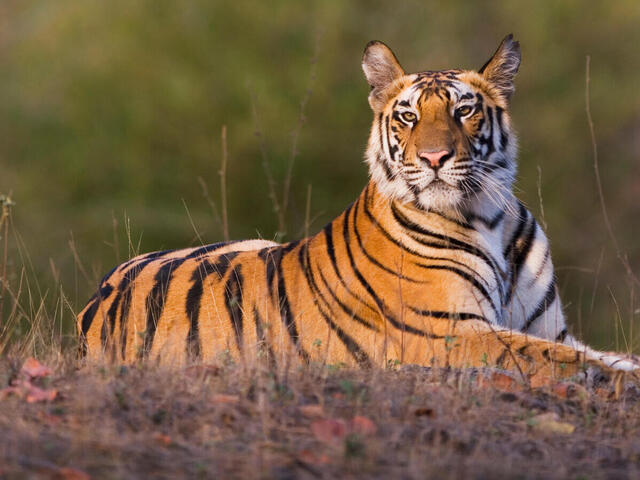
#> input picture Activity01/tiger.jpg, 640 x 480 px
$ jupyter execute Act01.ipynb   (shell and % lines are left out)
#> lines starting #> are read from the running program, lines starting #| are printed output that depends on the picture
[cell 1]
import cv2 as cv
import numpy as np
import pandas as pd
import math
import matplotlib.image as mpimg
from skimage import io
from google.colab.patches import cv2_imshow # for image display

from matplotlib import pyplot as plt
from mpl_toolkits.mplot3d import Axes3D

[cell 2]
# Activity 1.1
from matplotlib import pyplot as plt

# photo_url = "https://files.worldwildlife.org/wwfcmsprod/images/Tiger_resting_Bandhavgarh_National_Park_India/hero_small/6aofsvaglm_Medium_WW226365.jpg"


bgr_img = cv.imread('tiger.jpg')
#> bgr_img is the input picture: shape (480, 640, 3); mean B, G, R 67.7, 94.4, 118.1

# cv2_imshow(bgr_img)

plt.figure(figsize=(12, 5))

# BGR
plt.subplot(2, 4, 1)
plt.imshow(bgr_img, cmap="gray")
plt.title('BGR')

plt.subplot(2, 4, 2)
plt.imshow(bgr_img[:, :, 0], cmap="gray")
plt.title('B')

plt.subplot(2, 4, 3)
plt.imshow(bgr_img[:, :, 1], cmap="gray")
plt.title('G')

plt.subplot(2, 4, 4)
plt.imshow(bgr_img[:, :, 2], cmap="gray")
plt.title('R')

# Convert BGR to RBG
rgb_img = bgr_img[:, :, ::-1]

plt.subplot(2, 4, 5)
plt.imshow(rgb_img, cmap="gray")
plt.title('RGB')

plt.subplot(2, 4, 6)
plt.imshow(rgb_img[:, :, 0], cmap="gray")
plt.title('R')

plt.subplot(2, 4, 7)
plt.imshow(rgb_img[:, :, 1], cmap="gray")
plt.title('G')

plt.subplot(2, 4, 8)
plt.imshow(rgb_img[:, :, 2], cmap="gray")
plt.title('B')
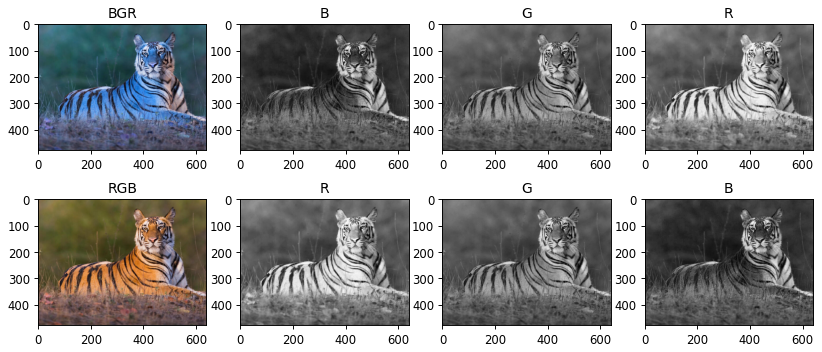
#> figure drawn by matplotlib, 8 panels; B, G, R data is drawn as R, G, B

[cell 3]
# Activity 1.2

pic_value = cv.imread('tiger.jpg')
print(pic_value.shape)
#| (480, 640, 3)

re_pic_value = np.moveaxis(pic_value,-1,0)
print(re_pic_value.shape)
#| (3, 480, 640)

[cell 4]
# Activity 1.3

img_gray_cv = cv.cvtColor(rgb_img, cv.COLOR_RGB2GRAY)
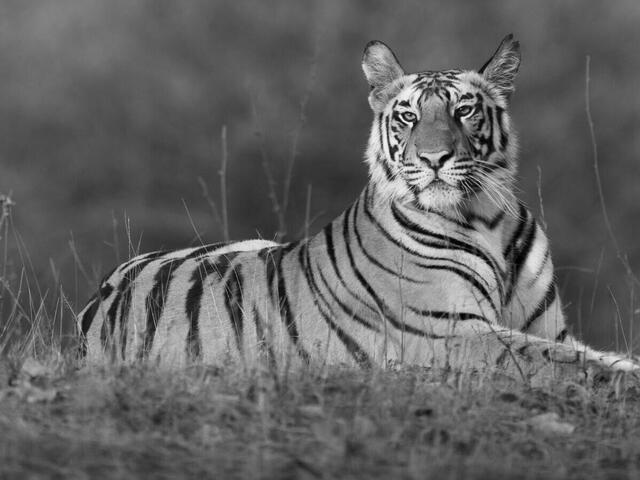
#> img_gray_cv: shape (480, 640); min 0, max 250, mean 98.5

img_quantized = img_gray_cv.copy()

# Setting
depth = 3
maxValue = 255
minValue = 0

qLevel = 2**depth
value = maxValue - minValue

# Quantization
y = 0
for row in img_quantized:
  x = 0
  for dot in row:
    img_quantized[y][x] = ((dot-minValue)/value)*qLevel
    x += 1
  y += 1
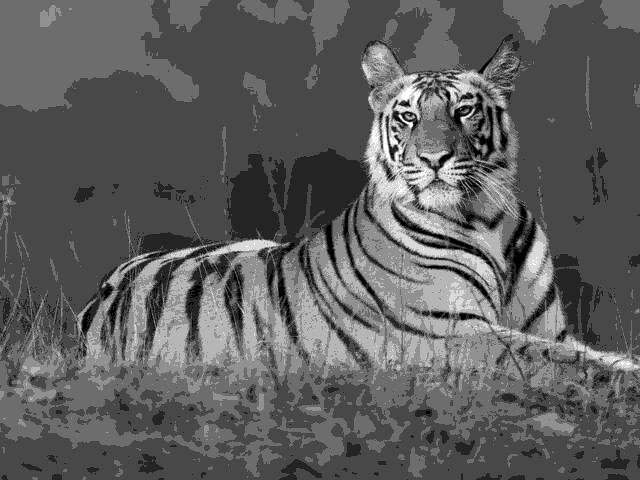
#> img_quantized: shape (480, 640); min 0, max 7, mean 2.59; drawn with min black and max white
#> after the loop, y = 480

print(img_gray_cv)
#> (printed output is left out)
print(img_quantized)
#> (printed output is left out)

# Display
plt.figure(figsize=(12,5))
plt.subplot(1, 2, 1)
plt.imshow(img_gray_cv, cmap='gray')
plt.title('Original')

plt.subplot(1, 2, 2)
plt.imshow(img_quantized, cmap='gray')
plt.title('Quantized')
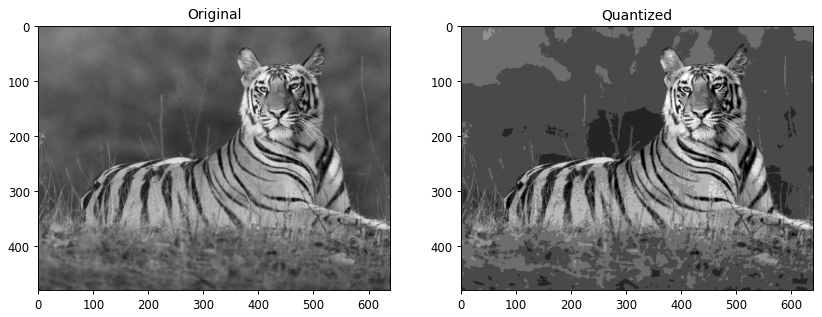
#> figure drawn by matplotlib, 2 panels

[cell 5]
 # Activity 1.4

plt.figure(figsize=(10, 5))
plt.subplot(1, 2, 1)
plt.imshow(rgb_img, cmap='gray')
plt.title('2D')

# Setting
width = 120
heigth = 160

img_gray_resized = cv.resize(img_gray_cv, (heigth, width))
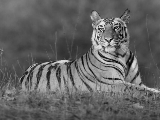
#> img_gray_resized: shape (120, 160); min 2, max 237, mean 98.6
print('Original:', img_gray_cv.shape)
#| Original: (480, 640)
print('Resize:', img_gray_resized.shape)
#| Resize: (120, 160)

plt.subplot(1, 2, 2)
plt.imshow(img_gray_resized, cmap='gray')
plt.title('Grayscale & Resize')

fig = plt.figure()
ax = fig.add_subplot(projection='3d') #  The default None results in a 'rectilinear'

xx, yy = np.mgrid[0:img_gray_resized.shape[0], 0:img_gray_resized.shape[1]]
# print(xx)
# print(yy)

ax.plot_surface(xx, yy, img_gray_resized, cmap='gray')
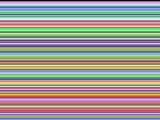
#> xx: shape (120, 160) int64; 120 distinct labels, from 0 to 119; one colour per label, 0 black
ax.set_xlabel('X')
ax.set_ylabel('Y')
ax.set_zlabel('Z')

plt.show()
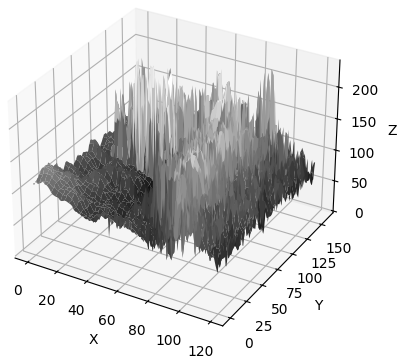
#> figure drawn by matplotlib, 1 panel
